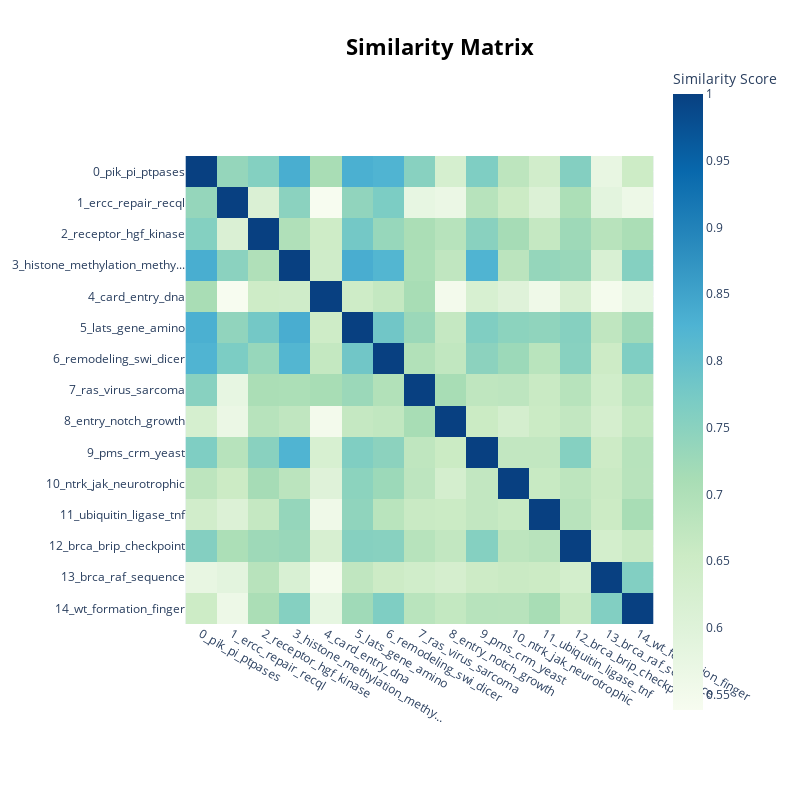

Notebook code cell kept with this figure:
### Code cell
topic_model.visualize_heatmap()

### Figure 1 — Plotly figure (JSON) as saved in the notebook; plotly's stock layout.template omitted (floating-point values rounded to 4 significant figures; data arrays with more than 128 entries replaced by an {"elided": "..."} marker saying what was removed)
{"data": [{"coloraxis": "coloraxis", "hovertemplate": "x: %{x}<br>y: %{y}<br>Similarity Score: %{z}<extra></extra>", "name": "0", "type": "heatmap", "x": ["0_pik_pi_ptpases", "1_ercc_repair_recql", "2_receptor_hgf_kinase", "3_histone_methylation_methy...", "4_card_entry_dna", "5_lats_gene_amino", "6_remodeling_swi_dicer", "7_ras_virus_sarcoma", "8_entry_notch_growth", "9_pms_crm_yeast", "10_ntrk_jak_neurotrophic", "11_ubiquitin_ligase_tnf", "12_brca_brip_checkpoint", "13_brca_raf_sequence", "14_wt_formation_finger"], "xaxis": "x", "y": ["0_pik_pi_ptpases", "1_ercc_repair_recql", "2_receptor_hgf_kinase", "3_histone_methylation_methy...", "4_card_entry_dna", "5_lats_gene_amino", "6_remodeling_swi_dicer", "7_ras_virus_sarcoma", "8_entry_notch_growth", "9_pms_crm_yeast", "10_ntrk_jak_neurotrophic", "11_ubiquitin_ligase_tnf", "12_brca_brip_checkpoint", "13_brca_raf_sequence", "14_wt_formation_finger"], "yaxis": "y", "z": {"elided": "15x15 float values"}}], "layout": {"coloraxis": {"colorbar": {"title": {"text": "Similarity Score"}}, "colorscale": [[0, "rgb(247,252,240)"], [0.125, "rgb(224,243,219)"], [0.25, "rgb(204,235,197)"], [0.375, "rgb(168,221,181)"], [0.5, "rgb(123,204,196)"], [0.625, "rgb(78,179,211)"], [0.75, "rgb(43,140,190)"], [0.875, "rgb(8,104,172)"], [1, "rgb(8,64,129)"]]}, "height": 800, "hoverlabel": {"bgcolor": "white", "font": {"family": "Rockwell", "size": 16}}, "legend": {"title": {"text": "Trend"}}, "margin": {"t": 60}, "showlegend": true, "title": {"font": {"color": "Black", "size": 22}, "text": "<b>Similarity Matrix", "x": 0.55, "xanchor": "center", "y": 0.95, "yanchor": "top"}, "width": 800, "xaxis": {"anchor": "y", "constrain": "domain", "domain": [0, 1], "scaleanchor": "y"}, "yaxis": {"anchor": "x", "autorange": "reversed", "constrain": "domain", "domain": [0, 1]}}}
